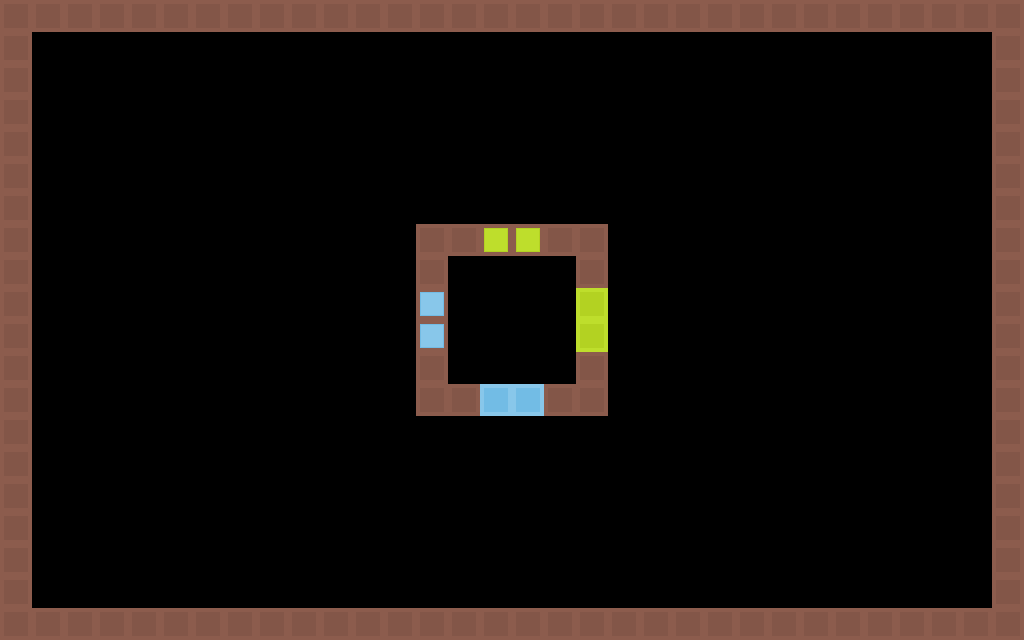

This is a level from a 2D game, rendered from its Tiled map with the project's own tilesets. A one-line summary and the map file follow, with tile-layer data summarised:
An orthogonal 32x20 tile map with 32x32 px tiles, 1 tile layer (Tiles), 1 hidden layer not drawn.

<map version="1.0" orientation="orthogonal" width="32" height="20" tilewidth="32" tileheight="32">
 <tileset firstgid="1" name="tiles_32x32" tilewidth="32" tileheight="32">
  <image source="../tiles_32x32.png" width="256" height="256" />
  <tile id="0">
   <properties>
    <property name="color" value="red" />
    <property name="destroy" value="true" />
    <property name="name" value="brickRed" />
    <property name="solid" value="true" />
   </properties>
  </tile>
  <tile id="1">
   <properties>
    <property name="color" value="green" />
    <property name="destroy" value="true" />
    <property name="name" value="brickGreen" />
    <property name="solid" value="true" />
   </properties>
  </tile>
  <tile id="2">
   <properties>
    <property name="color" value="blue" />
    <property name="destroy" value="true" />
    <property name="name" value="brickBlue" />
    <property name="solid" value="true" />
   </properties>
  </tile>
  <tile id="3">
   <properties>
    <property name="color" value="purple" />
    <property name="destroy" value="true" />
    <property name="name" value="brickPurple" />
    <property name="solid" value="true" />
   </properties>
  </tile>
  <tile id="8">
   <properties>
    <property name="color" value="red" />
    <property name="effect" value="die" />
    <property name="name" value="dangerRed" />
    <property name="solid" value="true" />
   </properties>
  </tile>
  <tile id="9">
   <properties>
    <property name="color" value="green" />
    <property name="effect" value="die" />
    <property name="name" value="dangerGreen" />
    <property name="solid" value="true" />
   </properties>
  </tile>
  <tile id="10">
   <properties>
    <property name="color" value="blue" />
    <property name="effect" value="die" />
    <property name="name" value="dangerBlue" />
    <property name="solid" value="true" />
   </properties>
  </tile>
  <tile id="11">
   <properties>
    <property name="color" value="purple" />
    <property name="effect" value="die" />
    <property name="name" value="dangerPurple" />
    <property name="solid" value="true" />
   </properties>
  </tile>
  <tile id="16">
   <properties>
    <property name="color" value="red" />
    <property name="effect" value="color" />
    <property name="name" value="colorRed" />
    <property name="solid" value="true" />
   </properties>
  </tile>
  <tile id="17">
   <properties>
    <property name="color" value="green" />
    <property name="effect" value="color" />
    <property name="name" value="colorGreen" />
    <property name="solid" value="true" />
   </properties>
  </tile>
  <tile id="18">
   <properties>
    <property name="color" value="blue" />
    <property name="effect" value="color" />
    <property name="name" value="colorBlue" />
    <property name="solid" value="true" />
   </properties>
  </tile>
  <tile id="19">
   <properties>
    <property name="color" value="purple" />
    <property name="effect" value="color" />
    <property name="name" value="colorPurple" />
    <property name="solid" value="true" />
   </properties>
  </tile>
  <tile id="24">
   <properties>
    <property name="name" value="wallDefault" />
    <property name="solid" value="true" />
   </properties>
  </tile>
 </tileset>
 <layer name="Background" width="32" height="20" visible="0">
  <data>[640 cells, 640 non-empty, 1 distinct tile ids]</data>
 </layer>
 <layer name="Tiles" width="32" height="20">
  <data>[640 cells, 120 non-empty, 5 distinct tile ids]</data>
 </layer>
</map>
